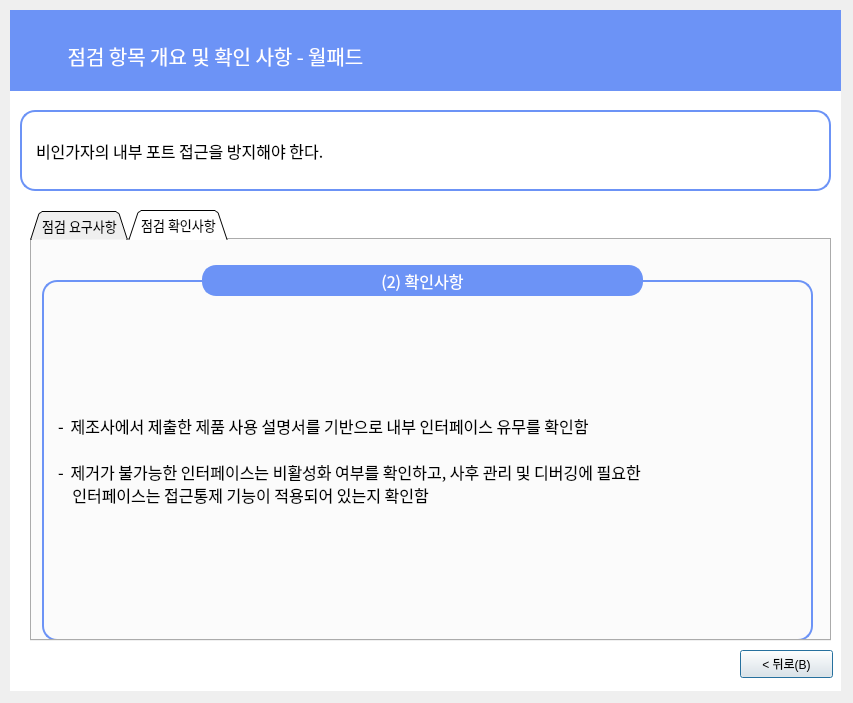
<?xml version="1.0" encoding="UTF-8"?>
<ui version="4.0">
 <class>Dialog</class>
 <widget class="QDialog" name="Dialog">
  <property name="geometry">
   <rect>
    <x>0</x>
    <y>0</y>
    <width>853</width>
    <height>703</height>
   </rect>
  </property>
  <property name="windowTitle">
   <string>Dialog</string>
  </property>
  <widget class="QLabel" name="label_6">
   <property name="geometry">
    <rect>
     <x>10</x>
     <y>10</y>
     <width>831</width>
     <height>681</height>
    </rect>
   </property>
   <property name="font">
    <font>
     <family>Gmarket Sans TTF</family>
     <pointsize>16</pointsize>
     <weight>50</weight>
     <bold>false</bold>
     <kerning>true</kerning>
    </font>
   </property>
   <property name="autoFillBackground">
    <bool>false</bool>
   </property>
   <property name="styleSheet">
    <string notr="true">background-color: rgb(255,255,255);
border-color: rgb(0, 0, 0);</string>
   </property>
   <property name="text">
    <string/>
   </property>
   <property name="scaledContents">
    <bool>false</bool>
   </property>
   <property name="alignment">
    <set>Qt::AlignCenter</set>
   </property>
  </widget>
  <widget class="QLabel" name="label_7">
   <property name="geometry">
    <rect>
     <x>10</x>
     <y>10</y>
     <width>831</width>
     <height>81</height>
    </rect>
   </property>
   <property name="font">
    <font>
     <family>Gmarket Sans TTF</family>
     <pointsize>11</pointsize>
     <weight>50</weight>
     <bold>false</bold>
     <kerning>true</kerning>
    </font>
   </property>
   <property name="autoFillBackground">
    <bool>false</bool>
   </property>
   <property name="styleSheet">
    <string notr="true">background-color: rgb(108, 147, 246);
border-color: rgb(0, 0, 0);</string>
   </property>
   <property name="text">
    <string/>
   </property>
   <property name="scaledContents">
    <bool>false</bool>
   </property>
  </widget>
  <widget class="QLabel" name="label_8">
   <property name="geometry">
    <rect>
     <x>10</x>
     <y>30</y>
     <width>411</width>
     <height>51</height>
    </rect>
   </property>
   <property name="font">
    <font>
     <family>AppleSDGothicNeoM00</family>
     <pointsize>15</pointsize>
    </font>
   </property>
   <property name="styleSheet">
    <string notr="true">color : rgb(255, 255, 255)</string>
   </property>
   <property name="text">
    <string>점검 항목 개요 및 확인 사항 - 월패드</string>
   </property>
   <property name="alignment">
    <set>Qt::AlignCenter</set>
   </property>
  </widget>
  <widget class="QLabel" name="label_9">
   <property name="geometry">
    <rect>
     <x>20</x>
     <y>110</y>
     <width>811</width>
     <height>81</height>
    </rect>
   </property>
   <property name="font">
    <font>
     <family>AppleSDGothicNeoM00</family>
     <pointsize>12</pointsize>
     <weight>50</weight>
     <bold>false</bold>
     <kerning>true</kerning>
    </font>
   </property>
   <property name="autoFillBackground">
    <bool>false</bool>
   </property>
   <property name="styleSheet">
    <string notr="true">background-color : rgb(255, 255, 255);
padding-left:10px;
border: 2px solid rgb(108, 147, 246);
border-radius:15px</string>
   </property>
   <property name="text">
    <string>비인가자의 내부 포트 접근을 방지해야 한다.</string>
   </property>
   <property name="scaledContents">
    <bool>false</bool>
   </property>
  </widget>
  <widget class="QPushButton" name="pushButton_4">
   <property name="geometry">
    <rect>
     <x>740</x>
     <y>650</y>
     <width>93</width>
     <height>28</height>
    </rect>
   </property>
   <property name="text">
    <string>&lt; 뒤로(B)</string>
   </property>
  </widget>
  <widget class="QTabWidget" name="tabWidget">
   <property name="geometry">
    <rect>
     <x>30</x>
     <y>210</y>
     <width>801</width>
     <height>431</height>
    </rect>
   </property>
   <property name="font">
    <font>
     <family>AppleSDGothicNeoM00</family>
     <pointsize>10</pointsize>
    </font>
   </property>
   <property name="contextMenuPolicy">
    <enum>Qt::DefaultContextMenu</enum>
   </property>
   <property name="styleSheet">
    <string notr="true"/>
   </property>
   <property name="tabShape">
    <enum>QTabWidget::Triangular</enum>
   </property>
   <property name="currentIndex">
    <number>1</number>
   </property>
   <property name="elideMode">
    <enum>Qt::ElideNone</enum>
   </property>
   <property name="tabBarAutoHide">
    <bool>false</bool>
   </property>
   <widget class="QWidget" name="tab">
    <attribute name="title">
     <string>점검 요구사항</string>
    </attribute>
    <widget class="QLabel" name="label_21">
     <property name="geometry">
      <rect>
       <x>10</x>
       <y>40</y>
       <width>771</width>
       <height>361</height>
      </rect>
     </property>
     <property name="font">
      <font>
       <family>AppleSDGothicNeoM00</family>
       <pointsize>12</pointsize>
      </font>
     </property>
     <property name="styleSheet">
      <string notr="true">

border: 2px solid rgb(108, 147, 246);
border-radius:15px;
padding-left:10px</string>
     </property>
     <property name="text">
      <string>- ‌ 모든 내부 인터페이스 종류와 기능은 제품 사용 설명서에 기술되어야 함

- ‌ 불필요한 내부 인터페이스에 대하여 제거 또는 비활성화 대책이 구현되어야 하며 제품 사용
    설명서에 기술해야 함

- ‌ 필요 시, 비인가된 접근 방지를 위해 접근통제 기능을 제공해야 하며, 제품 사용 설명서에
    기술해야 함</string>
     </property>
    </widget>
    <widget class="QLabel" name="label_3">
     <property name="geometry">
      <rect>
       <x>160</x>
       <y>0</y>
       <width>461</width>
       <height>81</height>
      </rect>
     </property>
     <property name="font">
      <font>
       <family>AppleSDGothicNeoM00</family>
       <pointsize>12</pointsize>
      </font>
     </property>
     <property name="styleSheet">
      <string notr="true">background-color : rgb(108, 147, 246);
color : rgb(255, 255, 255);
border: 2px solid rgb(108, 147, 246);
margin-left:10px;
margin-right:10px;
margin-top:25px;
margin-bottom:25px;
border-radius:14px
</string>
     </property>
     <property name="text">
      <string>(1) 요구사항</string>
     </property>
     <property name="alignment">
      <set>Qt::AlignCenter</set>
     </property>
    </widget>
   </widget>
   <widget class="QWidget" name="tab_2">
    <attribute name="title">
     <string>점검 확인사항</string>
    </attribute>
    <widget class="QLabel" name="label_22">
     <property name="geometry">
      <rect>
       <x>10</x>
       <y>40</y>
       <width>771</width>
       <height>361</height>
      </rect>
     </property>
     <property name="font">
      <font>
       <family>AppleSDGothicNeoM00</family>
       <pointsize>12</pointsize>
      </font>
     </property>
     <property name="styleSheet">
      <string notr="true">

border: 2px solid rgb(108, 147, 246);
border-radius:15px;
padding-left:10px</string>
     </property>
     <property name="text">
      <string>- ‌ 제조사에서 제출한 제품 사용 설명서를 기반으로 내부 인터페이스 유무를 확인함

- ‌ 제거가 불가능한 인터페이스는 비활성화 여부를 확인하고, 사후 관리 및 디버깅에 필요한
    인터페이스는 접근통제 기능이 적용되어 있는지 확인함</string>
     </property>
    </widget>
    <widget class="QLabel" name="label_4">
     <property name="geometry">
      <rect>
       <x>160</x>
       <y>0</y>
       <width>461</width>
       <height>81</height>
      </rect>
     </property>
     <property name="font">
      <font>
       <family>AppleSDGothicNeoM00</family>
       <pointsize>12</pointsize>
      </font>
     </property>
     <property name="styleSheet">
      <string notr="true">background-color : rgb(108, 147, 246);
color : rgb(255, 255, 255);
border: 2px solid rgb(108, 147, 246);
margin-left:10px;
margin-right:10px;
margin-top:25px;
margin-bottom:25px;
border-radius:14px
</string>
     </property>
     <property name="text">
      <string>(2) 확인사항</string>
     </property>
     <property name="alignment">
      <set>Qt::AlignCenter</set>
     </property>
    </widget>
   </widget>
  </widget>
 </widget>
 <resources/>
 <connections/>
</ui>
